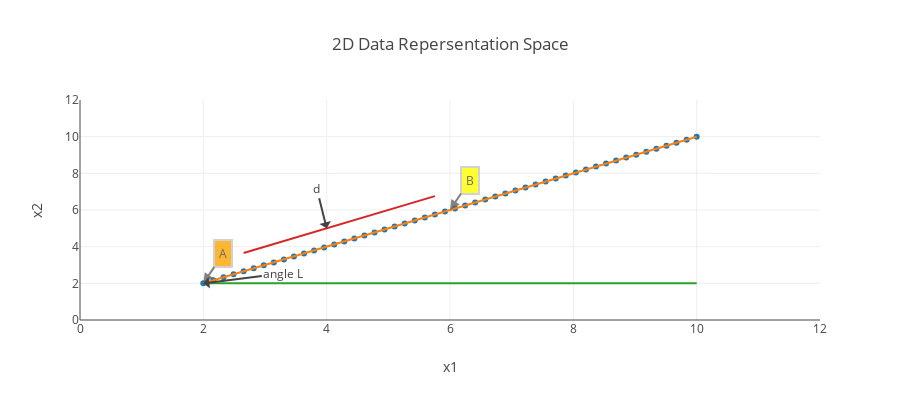
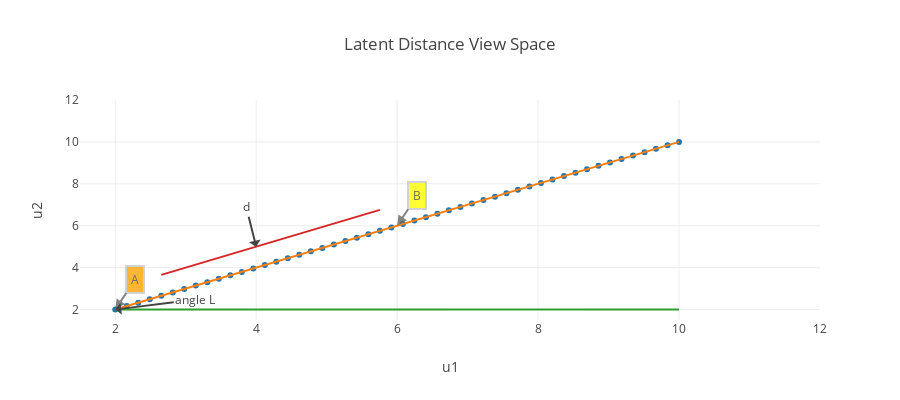

Notebook cell for these charts, in order:
### Code cell
random_y3 = [2 for i in range(100)]
random_y4 = random_y2 + 1
trace4 = go.Scatter(x = random_x[4:24], y = random_y4[4:300], mode="lines")
trace3 = go.Scatter(x = random_x, y = random_y3, mode="lines")
trace1 = go.Scatter(x = random_x, y = random_y1, mode="markers")
trace2 = go.Scatter(x = random_x, y = random_y2, mode="lines")
layout = go.Layout(xaxis=dict(title="x1", range=(0,12)), yaxis=dict(title="x2", range=(0,12)), height=400,
                   annotations=[dict(x=2, y=2, xref='x', yref='y', text='A', showarrow=True, align='center', arrowhead=2, arrowsize=1, arrowwidth=2, 
                                     arrowcolor='#636363', ax=20, ay=-30, bordercolor='#c7c7c7', borderwidth=2, borderpad=4, bgcolor='orange', opacity=0.8), 
                                dict(x=6, y=6, xref='x', yref='y', text='B', showarrow=True, align='center', arrowhead=2, arrowsize=1, arrowwidth=2, arrowcolor='#636363',
                                     ax=20, ay=-30, bordercolor='#c7c7c7', borderwidth=2, borderpad=4, bgcolor='yellow', opacity=0.8), dict(
                                     x=4, y=5, xref='x', yref='y',text='d', ay=-40), 
                                dict(x=2, y=2, xref='x', yref='y', text='angle L', ax=80, ay=-10)], title="2D Data Repersentation Space", showlegend=False)
data = [trace1, trace2, trace3, trace4]
figure = go.Figure(data = data, layout = layout)
iplot(figure)



#################

random_y3 = [2 for i in range(100)]
random_y4 = random_y2 + 1
trace4 = go.Scatter(x = random_x[4:24], y = random_y4[4:300], mode="lines")
trace3 = go.Scatter(x = random_x, y = random_y3, mode="lines")
trace1 = go.Scatter(x = random_x, y = random_y1, mode="markers")
trace2 = go.Scatter(x = random_x, y = random_y2, mode="lines")
layout = go.Layout(xaxis=dict(title="u1", range=(1.5,12)), yaxis=dict(title="u2", range=(1.5,12)), height=400,
                   annotations=[dict(x=2, y=2, xref='x', yref='y', text='A', showarrow=True, align='center', arrowhead=2, arrowsize=1, arrowwidth=2, 
                                     arrowcolor='#636363', ax=20, ay=-30, bordercolor='#c7c7c7', borderwidth=2, borderpad=4, bgcolor='orange', opacity=0.8), 
                                dict(x=6, y=6, xref='x', yref='y', text='B', showarrow=True, align='center', arrowhead=2, arrowsize=1, arrowwidth=2, arrowcolor='#636363',
                                     ax=20, ay=-30, bordercolor='#c7c7c7', borderwidth=2, borderpad=4, bgcolor='yellow', opacity=0.8), dict(
                                     x=4, y=5, xref='x', yref='y',text='d', ay=-40), 
                                dict(x=2, y=2, xref='x', yref='y', text='angle L', ax=80, ay=-10)], title="Latent Distance View Space", showlegend=False)
data = [trace1, trace2, trace3, trace4]
figure = go.Figure(data = data, layout = layout)
iplot(figure)

### Figure 1 — Plotly figure (JSON) as saved in the notebook; plotly's stock layout.template omitted (floating-point values rounded to 4 significant figures)
{"data": [{"mode": "markers", "type": "scatter", "uid": "bfc20f12-71aa-4a34-a709-b70ca39c1109", "x": [2, 2.163, 2.327, 2.49, 2.653, 2.816, 2.98, 3.143, 3.306, 3.469, 3.633, 3.796, 3.959, 4.122, 4.286, 4.449, 4.612, 4.776, 4.939, 5.102, 5.265, 5.429, 5.592, 5.755, 5.918, 6.082, 6.245, 6.408, 6.571, 6.735, 6.898, 7.061, 7.224, 7.388, 7.551, 7.714, 7.878, 8.041, 8.204, 8.367, 8.531, 8.694, 8.857, 9.02, 9.184, 9.347, 9.51, 9.673, 9.837, 10], "y": [2, 2.163, 2.327, 2.49, 2.653, 2.816, 2.98, 3.143, 3.306, 3.469, 3.633, 3.796, 3.959, 4.122, 4.286, 4.449, 4.612, 4.776, 4.939, 5.102, 5.265, 5.429, 5.592, 5.755, 5.918, 6.082, 6.245, 6.408, 6.571, 6.735, 6.898, 7.061, 7.224, 7.388, 7.551, 7.714, 7.878, 8.041, 8.204, 8.367, 8.531, 8.694, 8.857, 9.02, 9.184, 9.347, 9.51, 9.673, 9.837, 10]}, {"mode": "lines", "type": "scatter", "uid": "fd72f6b0-5599-49eb-a5cf-9975c865cc62", "x": [2, 2.163, 2.327, 2.49, 2.653, 2.816, 2.98, 3.143, 3.306, 3.469, 3.633, 3.796, 3.959, 4.122, 4.286, 4.449, 4.612, 4.776, 4.939, 5.102, 5.265, 5.429, 5.592, 5.755, 5.918, 6.082, 6.245, 6.408, 6.571, 6.735, 6.898, 7.061, 7.224, 7.388, 7.551, 7.714, 7.878, 8.041, 8.204, 8.367, 8.531, 8.694, 8.857, 9.02, 9.184, 9.347, 9.51, 9.673, 9.837, 10], "y": [2, 2.163, 2.327, 2.49, 2.653, 2.816, 2.98, 3.143, 3.306, 3.469, 3.633, 3.796, 3.959, 4.122, 4.286, 4.449, 4.612, 4.776, 4.939, 5.102, 5.265, 5.429, 5.592, 5.755, 5.918, 6.082, 6.245, 6.408, 6.571, 6.735, 6.898, 7.061, 7.224, 7.388, 7.551, 7.714, 7.878, 8.041, 8.204, 8.367, 8.531, 8.694, 8.857, 9.02, 9.184, 9.347, 9.51, 9.673, 9.837, 10]}, {"mode": "lines", "type": "scatter", "uid": "7235ed46-6c73-4599-ba44-5da170ecd1f6", "x": [2, 2.163, 2.327, 2.49, 2.653, 2.816, 2.98, 3.143, 3.306, 3.469, 3.633, 3.796, 3.959, 4.122, 4.286, 4.449, 4.612, 4.776, 4.939, 5.102, 5.265, 5.429, 5.592, 5.755, 5.918, 6.082, 6.245, 6.408, 6.571, 6.735, 6.898, 7.061, 7.224, 7.388, 7.551, 7.714, 7.878, 8.041, 8.204, 8.367, 8.531, 8.694, 8.857, 9.02, 9.184, 9.347, 9.51, 9.673, 9.837, 10], "y": [2, 2, 2, 2, 2, 2, 2, 2, 2, 2, 2, 2, 2, 2, 2, 2, 2, 2, 2, 2, 2, 2, 2, 2, 2, 2, 2, 2, 2, 2, 2, 2, 2, 2, 2, 2, 2, 2, 2, 2, 2, 2, 2, 2, 2, 2, 2, 2, 2, 2, 2, 2, 2, 2, 2, 2, 2, 2, 2, 2, 2, 2, 2, 2, 2, 2, 2, 2, 2, 2, 2, 2, 2, 2, 2, 2, 2, 2, 2, 2, 2, 2, 2, 2, 2, 2, 2, 2, 2, 2, 2, 2, 2, 2, 2, 2, 2, 2, 2, 2]}, {"mode": "lines", "type": "scatter", "uid": "bd997fd7-b8b9-406b-8659-4361d453fa90", "x": [2.653, 2.816, 2.98, 3.143, 3.306, 3.469, 3.633, 3.796, 3.959, 4.122, 4.286, 4.449, 4.612, 4.776, 4.939, 5.102, 5.265, 5.429, 5.592, 5.755], "y": [3.653, 3.816, 3.98, 4.143, 4.306, 4.469, 4.633, 4.796, 4.959, 5.122, 5.286, 5.449, 5.612, 5.776, 5.939, 6.102, 6.265, 6.429, 6.592, 6.755, 6.918, 7.082, 7.245, 7.408, 7.571, 7.735, 7.898, 8.061, 8.224, 8.388, 8.551, 8.714, 8.878, 9.041, 9.204, 9.367, 9.531, 9.694, 9.857, 10.02, 10.18, 10.35, 10.51, 10.67, 10.84, 11]}], "layout": {"annotations": [{"align": "center", "arrowcolor": "#636363", "arrowhead": 2, "arrowsize": 1, "arrowwidth": 2, "ax": 20, "ay": -30, "bgcolor": "orange", "bordercolor": "#c7c7c7", "borderpad": 4, "borderwidth": 2, "opacity": 0.8, "showarrow": true, "text": "A", "x": 2, "xref": "x", "y": 2, "yref": "y"}, {"align": "center", "arrowcolor": "#636363", "arrowhead": 2, "arrowsize": 1, "arrowwidth": 2, "ax": 20, "ay": -30, "bgcolor": "yellow", "bordercolor": "#c7c7c7", "borderpad": 4, "borderwidth": 2, "opacity": 0.8, "showarrow": true, "text": "B", "x": 6, "xref": "x", "y": 6, "yref": "y"}, {"ay": -40, "text": "d", "x": 4, "xref": "x", "y": 5, "yref": "y"}, {"ax": 80, "ay": -10, "text": "angle L", "x": 2, "xref": "x", "y": 2, "yref": "y"}], "height": 400, "showlegend": false, "title": {"text": "2D Data Repersentation Space"}, "xaxis": {"range": [0, 12], "title": {"text": "x1"}}, "yaxis": {"range": [0, 12], "title": {"text": "x2"}}}}

### Figure 2 — Plotly figure (JSON) as saved in the notebook; plotly's stock layout.template omitted (floating-point values rounded to 4 significant figures)
{"data": [{"mode": "markers", "type": "scatter", "uid": "d7723e29-ccaa-4dd3-9fc9-8fd174182c52", "x": [2, 2.163, 2.327, 2.49, 2.653, 2.816, 2.98, 3.143, 3.306, 3.469, 3.633, 3.796, 3.959, 4.122, 4.286, 4.449, 4.612, 4.776, 4.939, 5.102, 5.265, 5.429, 5.592, 5.755, 5.918, 6.082, 6.245, 6.408, 6.571, 6.735, 6.898, 7.061, 7.224, 7.388, 7.551, 7.714, 7.878, 8.041, 8.204, 8.367, 8.531, 8.694, 8.857, 9.02, 9.184, 9.347, 9.51, 9.673, 9.837, 10], "y": [2, 2.163, 2.327, 2.49, 2.653, 2.816, 2.98, 3.143, 3.306, 3.469, 3.633, 3.796, 3.959, 4.122, 4.286, 4.449, 4.612, 4.776, 4.939, 5.102, 5.265, 5.429, 5.592, 5.755, 5.918, 6.082, 6.245, 6.408, 6.571, 6.735, 6.898, 7.061, 7.224, 7.388, 7.551, 7.714, 7.878, 8.041, 8.204, 8.367, 8.531, 8.694, 8.857, 9.02, 9.184, 9.347, 9.51, 9.673, 9.837, 10]}, {"mode": "lines", "type": "scatter", "uid": "4851ea37-f292-463c-972a-5db8a2a140b7", "x": [2, 2.163, 2.327, 2.49, 2.653, 2.816, 2.98, 3.143, 3.306, 3.469, 3.633, 3.796, 3.959, 4.122, 4.286, 4.449, 4.612, 4.776, 4.939, 5.102, 5.265, 5.429, 5.592, 5.755, 5.918, 6.082, 6.245, 6.408, 6.571, 6.735, 6.898, 7.061, 7.224, 7.388, 7.551, 7.714, 7.878, 8.041, 8.204, 8.367, 8.531, 8.694, 8.857, 9.02, 9.184, 9.347, 9.51, 9.673, 9.837, 10], "y": [2, 2.163, 2.327, 2.49, 2.653, 2.816, 2.98, 3.143, 3.306, 3.469, 3.633, 3.796, 3.959, 4.122, 4.286, 4.449, 4.612, 4.776, 4.939, 5.102, 5.265, 5.429, 5.592, 5.755, 5.918, 6.082, 6.245, 6.408, 6.571, 6.735, 6.898, 7.061, 7.224, 7.388, 7.551, 7.714, 7.878, 8.041, 8.204, 8.367, 8.531, 8.694, 8.857, 9.02, 9.184, 9.347, 9.51, 9.673, 9.837, 10]}, {"mode": "lines", "type": "scatter", "uid": "94f69612-fb93-4b12-8c27-f90f777ee7fb", "x": [2, 2.163, 2.327, 2.49, 2.653, 2.816, 2.98, 3.143, 3.306, 3.469, 3.633, 3.796, 3.959, 4.122, 4.286, 4.449, 4.612, 4.776, 4.939, 5.102, 5.265, 5.429, 5.592, 5.755, 5.918, 6.082, 6.245, 6.408, 6.571, 6.735, 6.898, 7.061, 7.224, 7.388, 7.551, 7.714, 7.878, 8.041, 8.204, 8.367, 8.531, 8.694, 8.857, 9.02, 9.184, 9.347, 9.51, 9.673, 9.837, 10], "y": [2, 2, 2, 2, 2, 2, 2, 2, 2, 2, 2, 2, 2, 2, 2, 2, 2, 2, 2, 2, 2, 2, 2, 2, 2, 2, 2, 2, 2, 2, 2, 2, 2, 2, 2, 2, 2, 2, 2, 2, 2, 2, 2, 2, 2, 2, 2, 2, 2, 2, 2, 2, 2, 2, 2, 2, 2, 2, 2, 2, 2, 2, 2, 2, 2, 2, 2, 2, 2, 2, 2, 2, 2, 2, 2, 2, 2, 2, 2, 2, 2, 2, 2, 2, 2, 2, 2, 2, 2, 2, 2, 2, 2, 2, 2, 2, 2, 2, 2, 2]}, {"mode": "lines", "type": "scatter", "uid": "41eb4483-cc05-4dd2-b11d-5faa9a83085b", "x": [2.653, 2.816, 2.98, 3.143, 3.306, 3.469, 3.633, 3.796, 3.959, 4.122, 4.286, 4.449, 4.612, 4.776, 4.939, 5.102, 5.265, 5.429, 5.592, 5.755], "y": [3.653, 3.816, 3.98, 4.143, 4.306, 4.469, 4.633, 4.796, 4.959, 5.122, 5.286, 5.449, 5.612, 5.776, 5.939, 6.102, 6.265, 6.429, 6.592, 6.755, 6.918, 7.082, 7.245, 7.408, 7.571, 7.735, 7.898, 8.061, 8.224, 8.388, 8.551, 8.714, 8.878, 9.041, 9.204, 9.367, 9.531, 9.694, 9.857, 10.02, 10.18, 10.35, 10.51, 10.67, 10.84, 11]}], "layout": {"annotations": [{"align": "center", "arrowcolor": "#636363", "arrowhead": 2, "arrowsize": 1, "arrowwidth": 2, "ax": 20, "ay": -30, "bgcolor": "orange", "bordercolor": "#c7c7c7", "borderpad": 4, "borderwidth": 2, "opacity": 0.8, "showarrow": true, "text": "A", "x": 2, "xref": "x", "y": 2, "yref": "y"}, {"align": "center", "arrowcolor": "#636363", "arrowhead": 2, "arrowsize": 1, "arrowwidth": 2, "ax": 20, "ay": -30, "bgcolor": "yellow", "bordercolor": "#c7c7c7", "borderpad": 4, "borderwidth": 2, "opacity": 0.8, "showarrow": true, "text": "B", "x": 6, "xref": "x", "y": 6, "yref": "y"}, {"ay": -40, "text": "d", "x": 4, "xref": "x", "y": 5, "yref": "y"}, {"ax": 80, "ay": -10, "text": "angle L", "x": 2, "xref": "x", "y": 2, "yref": "y"}], "height": 400, "showlegend": false, "title": {"text": "Latent Distance View Space"}, "xaxis": {"range": [1.5, 12], "title": {"text": "u1"}}, "yaxis": {"range": [1.5, 12], "title": {"text": "u2"}}}}
